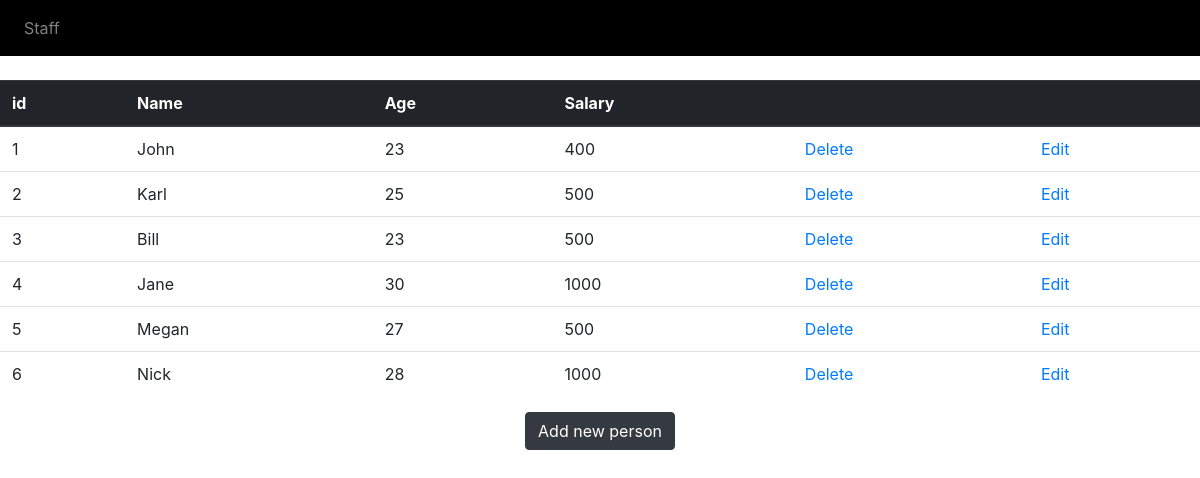
The page / on the database its author committed.
### tables this page shows
CREATE TABLE IF NOT EXISTS `staff` (
  `id` int(10) NOT NULL AUTO_INCREMENT,
  `name` char(255) NOT NULL,
  `age` int(2) NOT NULL,
  `salary` int(6) NOT NULL,
  PRIMARY KEY (`id`)
);

### index.php (the view, shortened to what this page needs)
<!DOCTYPE>
<html>
<head>
  <link rel="stylesheet" href="https://maxcdn.bootstrapcdn.com/bootstrap/4.0.0/css/bootstrap.min.css">
</head>
<body>
  <header>
      <nav class="navbar navbar-expand-md navbar-dark" style="background-color: black">
        <ul class="navbar-nav">
          <li><a href="index.php" class="nav-link">Staff</a></li>
        </ul>
      </nav>
  </header> <br>
    <?php
    require_once 'connection.php';
    ?>
    <table class=table>
      <thead class="thead-dark">
        <tr>
          <th scope="col">id</th>
            <th scope="col">Name</th>
            <th scope="col">Age</th>
            <th scope="col">Salary</th>
            <th scope="col"></th>
            <th scope="col"></th>
          </tr>
      </thead>
    <?php
      $sql = mysqli_query($link, 'SELECT `id`, `name`, `age`, `salary` FROM `staff`');
      while ($result = mysqli_fetch_array($sql)) {
        echo '<tr>' .
          "<td>{$result['id']}</td>" .
          "<td>{$result['name']}</td>" .
          "<td>{$result['age']}</td>" .
          "<td>{$result['salary']}</td>" .
          "<td><a href='?del_id={$result['id']}'>Delete</a></td>" .
          "<td><a href='edit.php?red_id={$result['id']}'>Edit</a></td>" .
          '</tr>';
      }
    ?>
    </table>
    <p style="text-align:center">
        <a href="addNewStaff.php" class="btn btn-dark stretched-link">Add new person</a>
    </p>
</body>
</html>

### rows shown on the page
staff: id "1", name "John", age "23", salary "400"
staff: id "2", name "Karl", age "25", salary "500"
staff: id "3", name "Bill", age "23", salary "500"
staff: id "4", name "Jane", age "30", salary "1000"
staff: id "5", name "Megan", age "27", salary "500"
staff: id "6", name "Nick", age "28", salary "1000"
